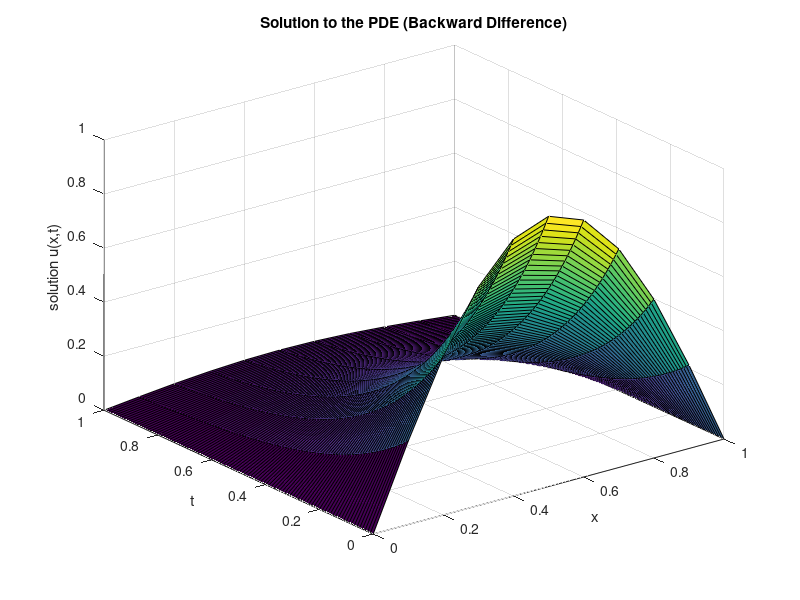

Reproduce this figure in MATLAB.
clear all; close all;

dx = 0.1;
dt = 0.01;
xl = 0; xr = 1;
yb = 0; yt = 1;

M = (xr - xl) / dx; % Number of space steps
N = (yt - yb) / dt; % Number of time steps

f = @(x) sin(pi * x);

alphsq = 1 / pi; % Conduction (diffusion) coefficient

m = M - 1;
n = N;

R = alphsq * dt / (dx^2);

% Create the tridiagonal matrix 'A'
A = diag(1 + 2 * R * ones(m, 1)) + diag(-R * ones(m - 1, 1), 1);
A = A + diag(-R * ones(m - 1, 1), -1);

lside = zeros(1, n+1);
rside = zeros(1, n+1);

u(:, 1) = f(xl + (1:m) * dx)'; % Initial conditions

for j = 1:n
    u(:, j + 1) = A \ (u(:, j) + R * [0; zeros(m - 2, 1); 0]);
end

u = [lside; u; rside]; % Attach boundary conditions

x = (0:m + 1) * dx;
t = (0:n) * dt;

% Plot the solution
figure;
surf(x, t, u');
title('Solution to the PDE (Backward Difference)');
xlabel('x');
ylabel('t');
zlabel('solution u(x,t)');
